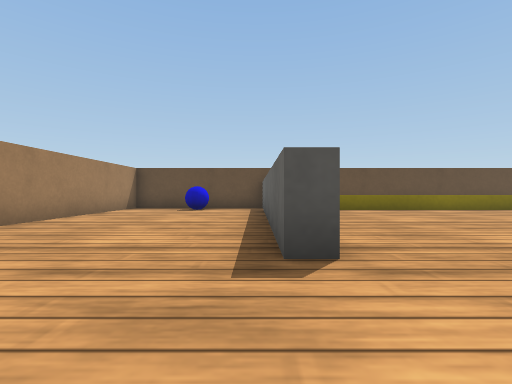
View 1 (above)

21 first-person views from a walk through a Webots world. The camera is 0.06 m above the floor, looks level and sees 85° across. The floor is counted in squares, 0.1 m on a side. Each view is taken from the middle of a square. On the plan, view 1 faces up. The plan holds only what a view shows up to about 9 squares ahead; the rest is blank. Robots are left out. Webots' stock objects and surfaces are drawn as simple stand-ins.

View 2
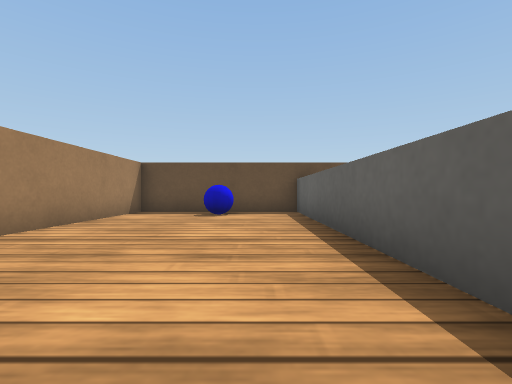

View 3
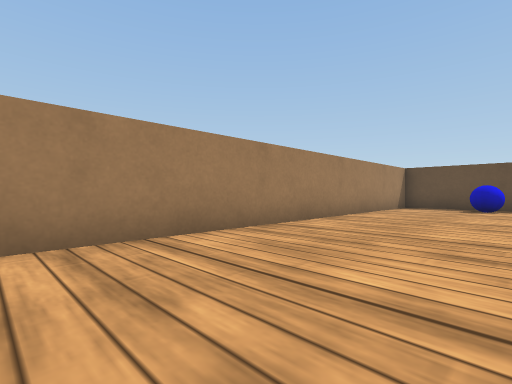

View 4
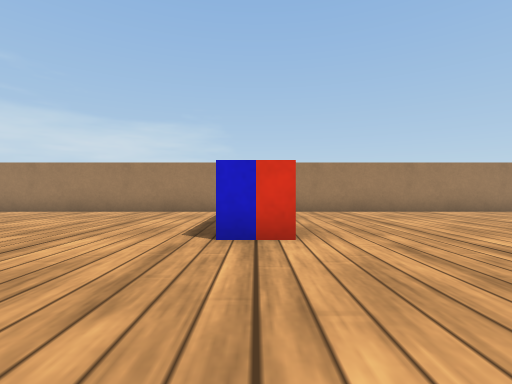

View 5
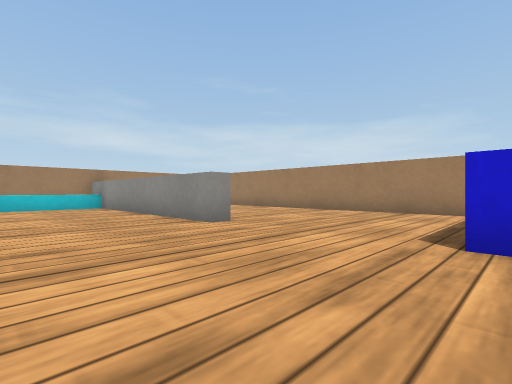

View 6
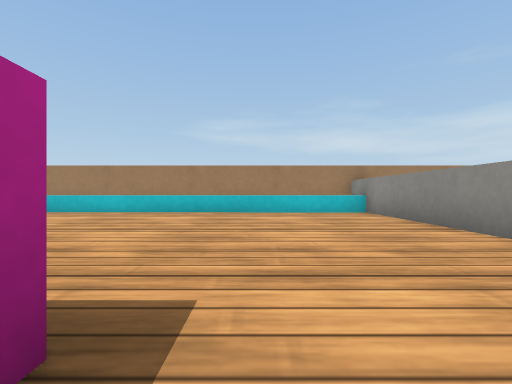

View 7
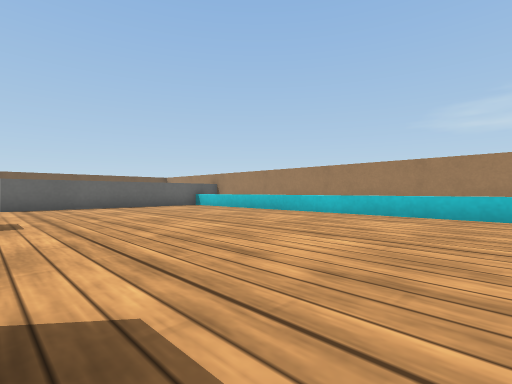

View 8
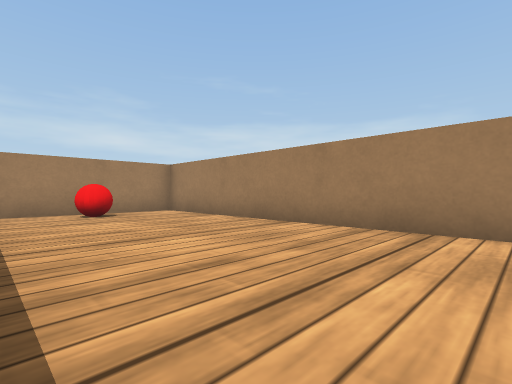

View 9
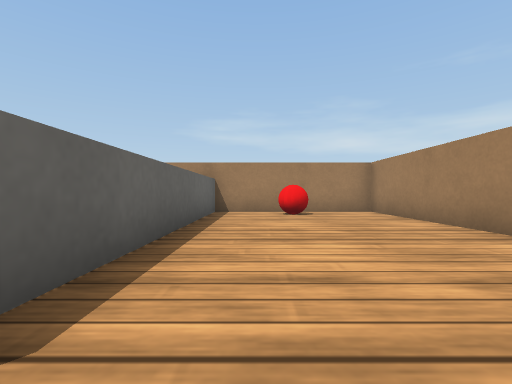

View 10
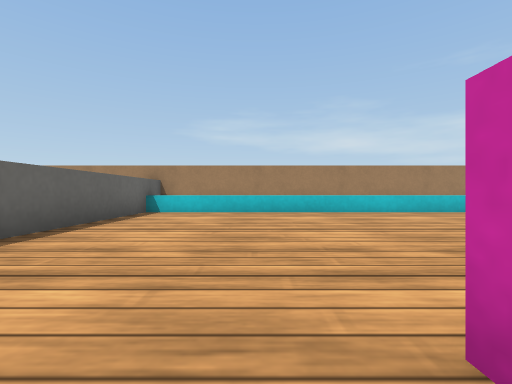

View 11
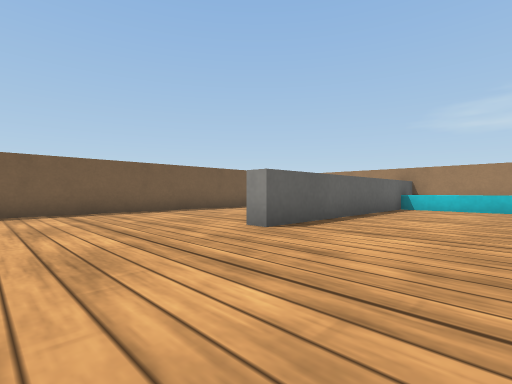

View 12
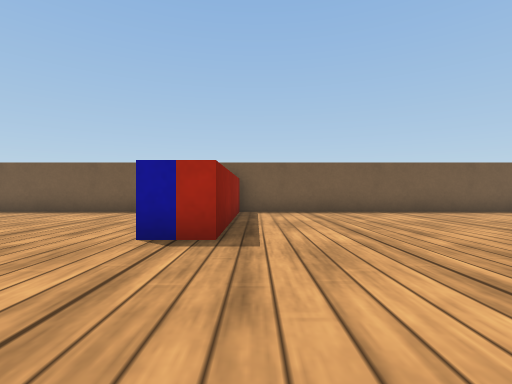

View 13
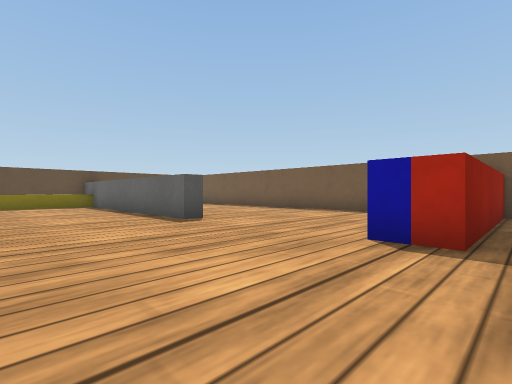

View 14
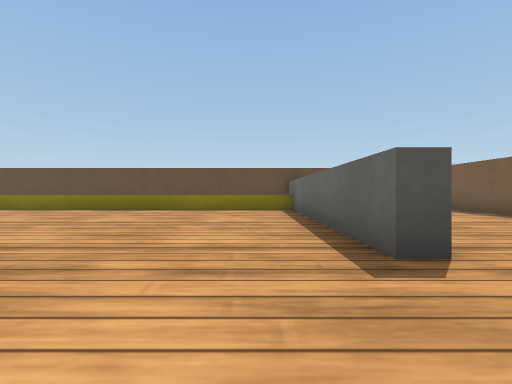

View 15
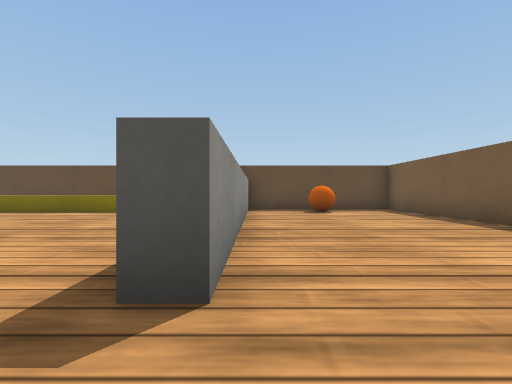

View 16
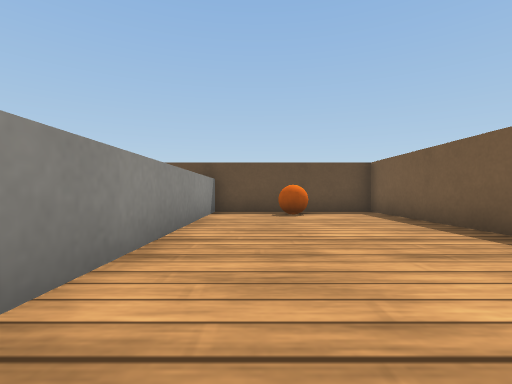

View 17
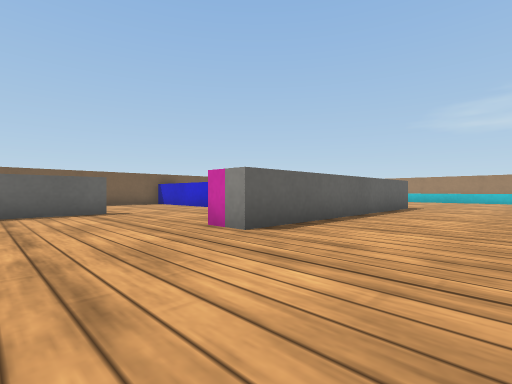

View 18
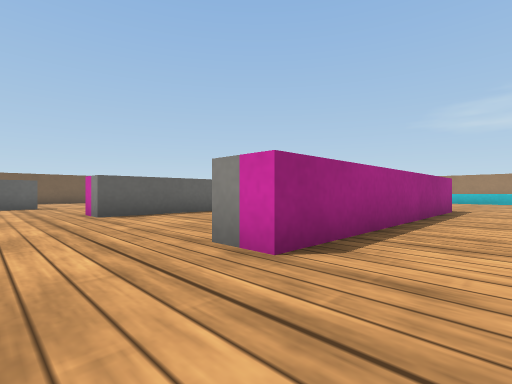

View 19
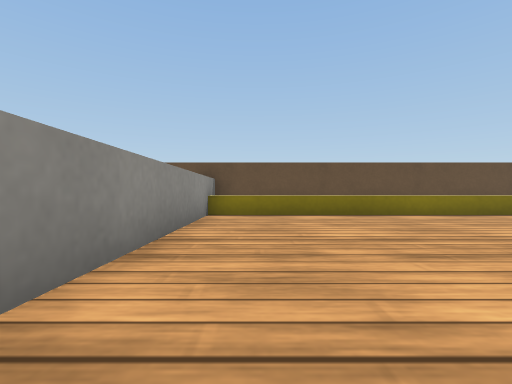

View 20
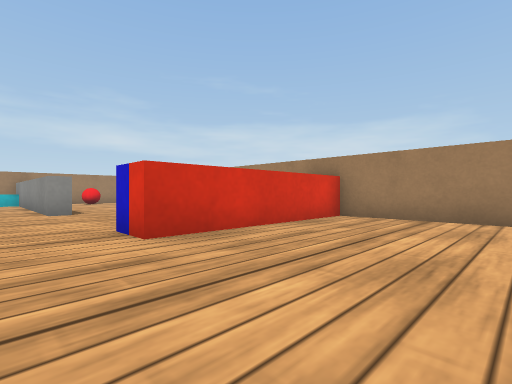

View 21
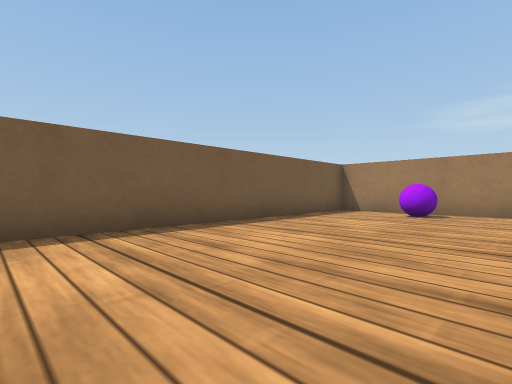

### Floor plan
Ten units are one square. View 1 is at (0, 0); x grows to the right and y downward. Boxes are objects, and circles mark ways between rooms. Rooms are numbered by the first view taken in them; rooms with no view inside come last. Other rooms are left out.
<svg viewBox="-50 -110 260 260">
<path fill="none" stroke="#000" d="M8 -25 3 -25 3 -105 -45 -105 -45 15 5 15M102 45 102 -20 112 -20M47 60 47 -20 58 -20M165 25 155 25 155 14M158 -25 152 -25 152 -90M5 15 5 25M7 65 7 140M99 -105 8 -105M125 145 132 145M44 145 82 145M152 140 152 65 158 65M7 -96 7 -32M119 -92 6 -93M8 132 153 133M2 65 7 65M-45 31 -45 145 3 145 3 72M205 -6 205 -105 158 -105 158 -25M205 142 205 25 165 25M164 145 202 145"/>
<rect x="-25" y="-105" width="10" height="20" fill="#bbb"><title>blue ball</title></rect>
<rect x="-25" y="125" width="10" height="20" fill="#bbb"><title>red ball</title></rect>
<rect x="175" y="-105" width="10" height="20" fill="#bbb"><title>orange ball</title></rect>
<rect x="175" y="125" width="10" height="20" fill="#bbb"><title>purple ball</title></rect>
<circle cx="10" cy="-5" r="3" fill="#2a7"/>
<circle cx="10" cy="45" r="3" fill="#2a7"/>
<circle cx="160" cy="-5" r="3" fill="#2a7"/>
<circle cx="160" cy="45" r="3" fill="#2a7"/>
<text x="-20" y="-40">1</text>
<text x="90" y="20">2</text>
<text x="-20" y="80">3</text>
<text x="180" y="-50">4</text>
<text x="180" y="80">5</text>
</svg>
Room 1 opens to room 2. Room 2 opens to room 3. Room 2 opens to room 4. Room 2 opens to room 5.

Where each view was taken, in squares from view 1:
view 1: 0 up, 0 right, facing up
view 2: 2 up, 1 left, facing up
view 3: 1 down, 1 left, facing up-left
view 4: 2 down, 4 right, facing left
view 5: 2 down, 4 right, facing down-left
view 6: 5 down, 4 right, facing down
view 7: 6 down, 4 right, facing down-right
view 8: 6 down, 0 right, facing down-left
view 9: 6 down, 1 left, facing down
view 10: 5 down, 12 right, facing down
view 11: 3 down, 12 right, facing down-right
view 12: 3 down, 12 right, facing right
view 13: 3 down, 12 right, facing up-right
view 14: 0 up, 14 right, facing up
view 15: 1 up, 16 right, facing up
view 16: 2 up, 17 right, facing up
view 17: 5 up, 7 right, facing down-right
view 18: 4 up, 3 right, facing down-right
view 19: 2 up, 2 right, facing up
view 20: 2 up, 2 right, facing down-left
view 21: 6 down, 16 right, facing down-right
